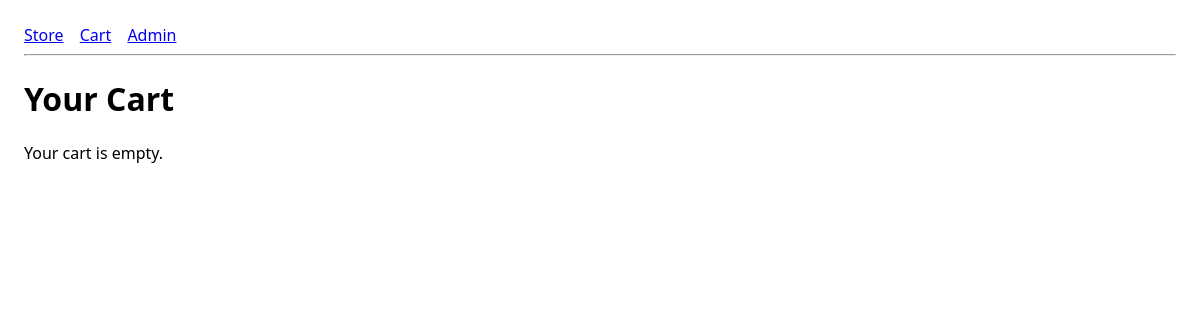
Page /cart/ (signed in) on the earlier database version.
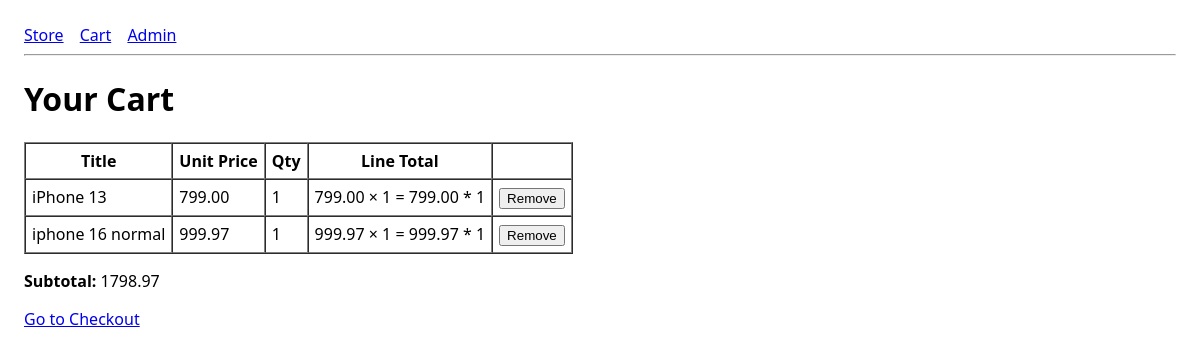
Same page on the later database version.
### cart/models.py (models this page shows, shortened)
class CartItem(models.Model):
    cart = models.ForeignKey(Cart, on_delete=models.CASCADE, related_name="items")
    product = models.ForeignKey("catalog.Product", on_delete=models.PROTECT, related_name="cart_items")
    qty = models.PositiveIntegerField()
    unit_price = models.DecimalField(max_digits=10, decimal_places=2)
    created_at = models.DateTimeField(auto_now_add=True)
    updated_at = models.DateTimeField(auto_now=True)
    class Meta:
        indexes = [
            models.Index(fields=["cart", "product"]),
        ]
        unique_together = [("cart", "product")]

### catalog/models.py (models this page shows, shortened)
class Product(models.Model):
    category = models.ForeignKey(Category, on_delete=models.PROTECT, related_name="products")
    sku = models.CharField(max_length=64, unique=True)
    title = models.CharField(max_length=200)
    slug = models.SlugField(max_length=230, unique=True, blank=True)
    description = models.TextField(blank=True)
    price = models.DecimalField(max_digits=10, decimal_places=2)
    currency = models.CharField(max_length=3, default="USD")
    stock_qty = models.PositiveIntegerField(default=0)
    is_active = models.BooleanField(default=True)
    image_url = models.URLField(blank=True)
    created_at = models.DateTimeField(default=timezone.now, editable=False)
    updated_at = models.DateTimeField(default=timezone.now)

### catalog/views_frontend.py (the view)
# urls.py: path("cart/", view_cart, name="front-cart"),
@login_required
def view_cart(request):
    cart = Cart.objects.filter(user=request.user, status=Cart.STATUS_OPEN).first()
    items = []
    subtotal = 0
    if cart:
        items = list(CartItem.objects.select_related("product").filter(cart=cart).order_by("id"))
        for it in items:
            subtotal += float(it.unit_price) * it.qty
    return render(request, "cart/cart.html", {"cart": cart, "items": items, "subtotal": subtotal})

### templates/cart/cart.html (shortened to what this page needs)
{% extends "base.html" %}
{% block content %}
<h1>Your Cart</h1>
{% if items %}
  <table border="1" cellpadding="6" cellspacing="0">
    <tr>
      <th>Title</th>
      <th>Unit Price</th>
      <th>Qty</th>
      <th>Line Total</th>
      <th></th>
    </tr>
    {% for it in items %}
      <tr>
        <td>{{ it.product.title }}</td>
        <td>{{ it.unit_price }}</td>
        <td>{{ it.qty }}</td>
        <td>{{ it.unit_price|floatformat:2|add:""|floatformat:2|default:it.unit_price }} × {{ it.qty }} = {{ it.unit_price|floatformat:2 }} * {{ it.qty }}</td>
        <td>
          <form method="post" action="{% url 'front-remove-from-cart' item_id=it.id %}">
            <button type="submit">Remove</button>
          </form>
        </td>
      </tr>
    {% endfor %}
  </table>
  <p><strong>Subtotal:</strong> {{ subtotal }}</p>
  <p>
    <a href="/checkout/">Go to Checkout</a>
  </p>
{% else %}
  <p>Your cart is empty.</p>
{% endif %}
{% endblock %}

### templates/base.html (shortened to what this page needs)
<!doctype html>
<html>
  <head>
  </head>
  <body>
    <nav>
      <a href="/store/">Store</a>
      <a href="/cart/">Cart</a>
      <a href="/admin/">Admin</a>
    </nav>
    <hr>
    {% block content %}{% endblock %}
  </body>
</html>

### templates/base.html (style rules this page uses)
body { font-family: system-ui, -apple-system, sans-serif; margin: 24px; }
nav a { margin-right: 12px; }
form { display: inline-block; }

Differences in the rows shown:
added CartItem: product "iPhone 13", unit_price "799.00", qty "1", unit_price|add "799.00"
added CartItem: product "iphone 16 normal", unit_price "999.97", qty "1", unit_price|add "999.97"
Other differences:
{{ subtotal }}: (not shown) → "1798.97"
text no longer shown: "Your cart is empty."
text now shown: "Title Unit Price Qty Line Total Subtotal: Go to Checkout"
